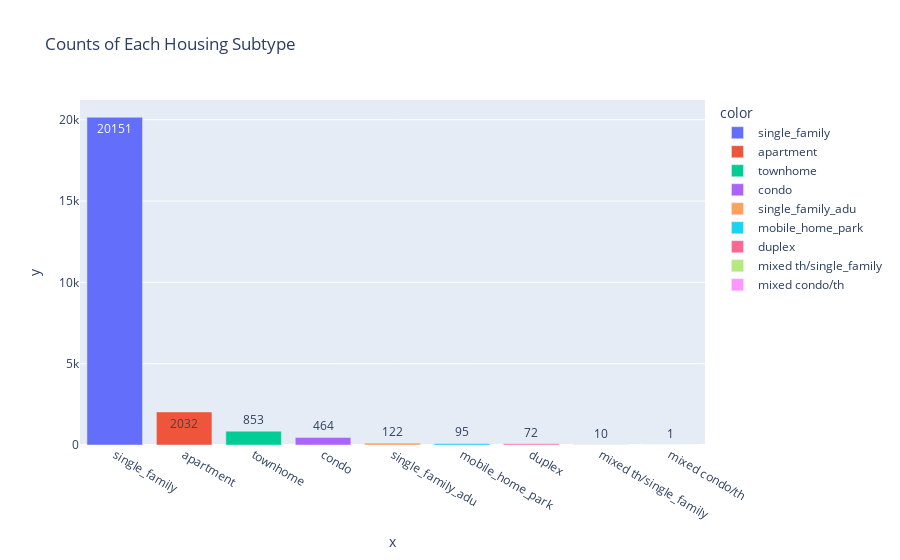

Notebook source saved alongside this figure:
### Code cell
category_counts = combined_df['SUBTYPE'].value_counts()

# Exclude categories with a count of 0
filtered_counts = category_counts[category_counts != 0]

# Create the bar chart with the filtered counts
fig = px.bar(x=filtered_counts.index, y=filtered_counts.values, text=filtered_counts.values,color=filtered_counts.index,title='Counts of Each Housing Subtype')
fig.show()

### Figure 1 — Plotly figure (JSON) as saved in the notebook; plotly's stock layout.template omitted (floating-point values rounded to 4 significant figures)
{"data": [{"alignmentgroup": "True", "hovertemplate": "color=single_family<br>x=%{x}<br>y=%{y}<br>text=%{text}<extra></extra>", "legendgroup": "single_family", "marker": {"color": "#636efa", "pattern": {"shape": ""}}, "name": "single_family", "offsetgroup": "single_family", "orientation": "v", "showlegend": true, "text": [20151], "textposition": "auto", "type": "bar", "x": ["single_family"], "xaxis": "x", "y": [20151], "yaxis": "y"}, {"alignmentgroup": "True", "hovertemplate": "color=apartment<br>x=%{x}<br>y=%{y}<br>text=%{text}<extra></extra>", "legendgroup": "apartment", "marker": {"color": "#EF553B", "pattern": {"shape": ""}}, "name": "apartment", "offsetgroup": "apartment", "orientation": "v", "showlegend": true, "text": [2032], "textposition": "auto", "type": "bar", "x": ["apartment"], "xaxis": "x", "y": [2032], "yaxis": "y"}, {"alignmentgroup": "True", "hovertemplate": "color=townhome<br>x=%{x}<br>y=%{y}<br>text=%{text}<extra></extra>", "legendgroup": "townhome", "marker": {"color": "#00cc96", "pattern": {"shape": ""}}, "name": "townhome", "offsetgroup": "townhome", "orientation": "v", "showlegend": true, "text": [853], "textposition": "auto", "type": "bar", "x": ["townhome"], "xaxis": "x", "y": [853], "yaxis": "y"}, {"alignmentgroup": "True", "hovertemplate": "color=condo<br>x=%{x}<br>y=%{y}<br>text=%{text}<extra></extra>", "legendgroup": "condo", "marker": {"color": "#ab63fa", "pattern": {"shape": ""}}, "name": "condo", "offsetgroup": "condo", "orientation": "v", "showlegend": true, "text": [464], "textposition": "auto", "type": "bar", "x": ["condo"], "xaxis": "x", "y": [464], "yaxis": "y"}, {"alignmentgroup": "True", "hovertemplate": "color=single_family_adu<br>x=%{x}<br>y=%{y}<br>text=%{text}<extra></extra>", "legendgroup": "single_family_adu", "marker": {"color": "#FFA15A", "pattern": {"shape": ""}}, "name": "single_family_adu", "offsetgroup": "single_family_adu", "orientation": "v", "showlegend": true, "text": [122], "textposition": "auto", "type": "bar", "x": ["single_family_adu"], "xaxis": "x", "y": [122], "yaxis": "y"}, {"alignmentgroup": "True", "hovertemplate": "color=mobile_home_park<br>x=%{x}<br>y=%{y}<br>text=%{text}<extra></extra>", "legendgroup": "mobile_home_park", "marker": {"color": "#19d3f3", "pattern": {"shape": ""}}, "name": "mobile_home_park", "offsetgroup": "mobile_home_park", "orientation": "v", "showlegend": true, "text": [95], "textposition": "auto", "type": "bar", "x": ["mobile_home_park"], "xaxis": "x", "y": [95], "yaxis": "y"}, {"alignmentgroup": "True", "hovertemplate": "color=duplex<br>x=%{x}<br>y=%{y}<br>text=%{text}<extra></extra>", "legendgroup": "duplex", "marker": {"color": "#FF6692", "pattern": {"shape": ""}}, "name": "duplex", "offsetgroup": "duplex", "orientation": "v", "showlegend": true, "text": [72], "textposition": "auto", "type": "bar", "x": ["duplex"], "xaxis": "x", "y": [72], "yaxis": "y"}, {"alignmentgroup": "True", "hovertemplate": "color=mixed th/single_family<br>x=%{x}<br>y=%{y}<br>text=%{text}<extra></extra>", "legendgroup": "mixed th/single_family", "marker": {"color": "#B6E880", "pattern": {"shape": ""}}, "name": "mixed th/single_family", "offsetgroup": "mixed th/single_family", "orientation": "v", "showlegend": true, "text": [10], "textposition": "auto", "type": "bar", "x": ["mixed th/single_family"], "xaxis": "x", "y": [10], "yaxis": "y"}, {"alignmentgroup": "True", "hovertemplate": "color=mixed condo/th<br>x=%{x}<br>y=%{y}<br>text=%{text}<extra></extra>", "legendgroup": "mixed condo/th", "marker": {"color": "#FF97FF", "pattern": {"shape": ""}}, "name": "mixed condo/th", "offsetgroup": "mixed condo/th", "orientation": "v", "showlegend": true, "text": [1], "textposition": "auto", "type": "bar", "x": ["mixed condo/th"], "xaxis": "x", "y": [1], "yaxis": "y"}], "layout": {"barmode": "relative", "legend": {"title": {"text": "color"}, "tracegroupgap": 0}, "title": {"text": "Counts of Each Housing Subtype"}, "xaxis": {"anchor": "y", "domain": [0, 1], "title": {"text": "x"}}, "yaxis": {"anchor": "x", "domain": [0, 1], "title": {"text": "y"}}}}
